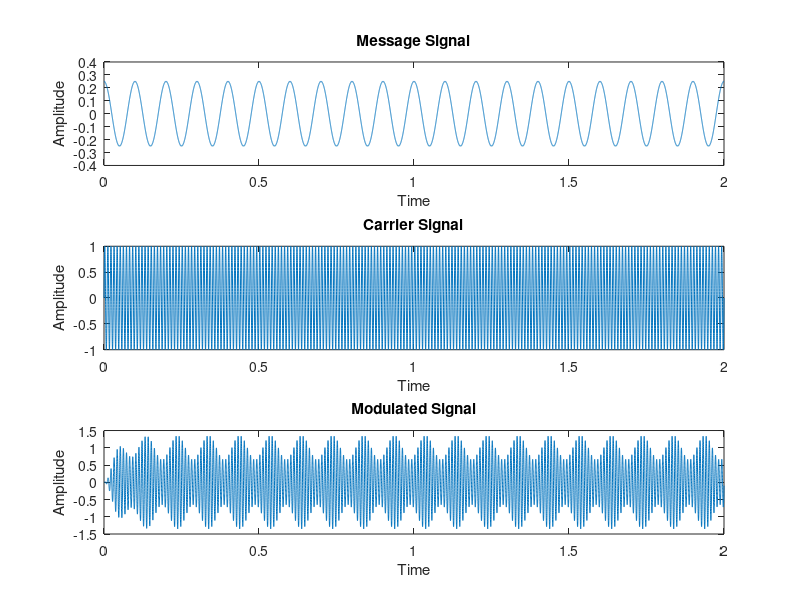

Write the MATLAB code that produced this figure.
%Matlab code for designing square law modulator

clc;
clear all;
close all;
t = 0:0.0001:2;
fs = 10000;
Am = 0.25;
fm = 10;
Ac = 1;
fc = 100;
mt = Am.*cos(2*pi*fm*t);
ct = Ac.*sin(2*pi*fc*t);
v1t = mt + ct;
v2t = v1t + v1t.*v1t;
order    = 3;
fcutlow  = fc-fm;
fcuthigh = fc+fm;
[b,a]    = butter(order,[fcutlow,fcuthigh]/(fs/2), 'bandpass');
st       = filter(b,a,v2t);
figure;
subplot(3,1,1);
plot(t,mt);
title('Message Signal');
xlabel('Time');
ylabel('Amplitude');
subplot(3,1,2);
plot(t,ct);
title('Carrier Signal');
xlabel('Time');
ylabel('Amplitude');
subplot(3,1,3);
plot(t,st);
title('Modulated Signal');
xlabel('Time');
ylabel('Amplitude');
